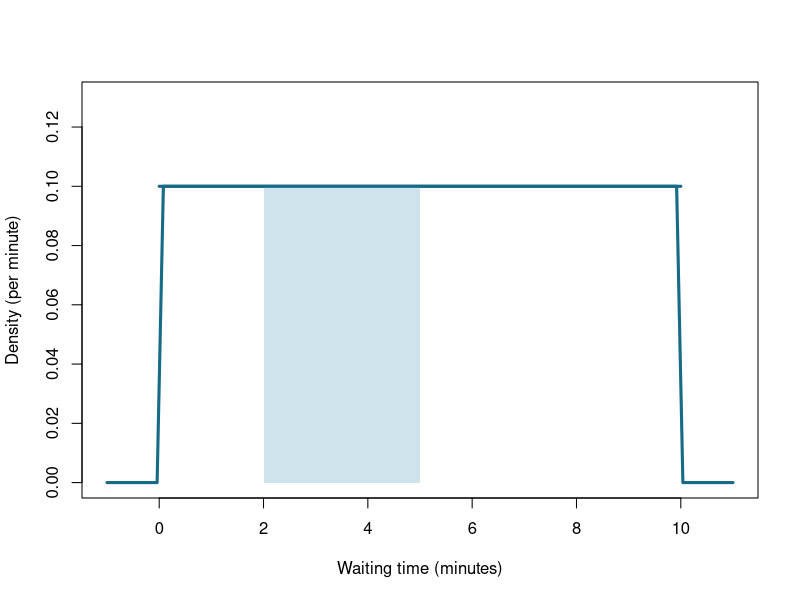
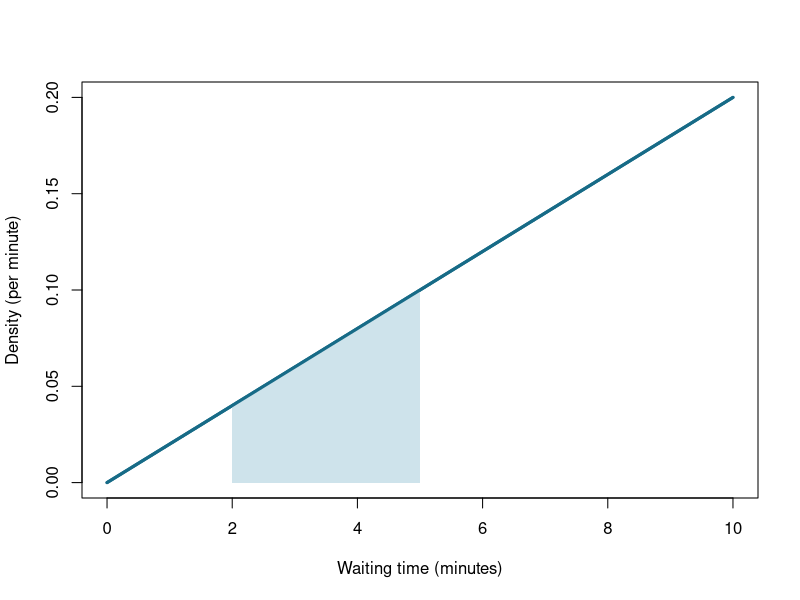
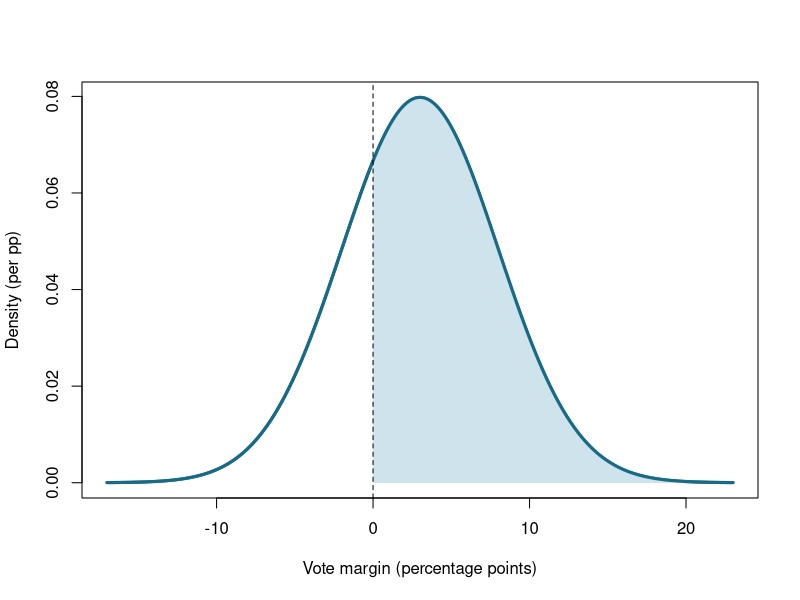
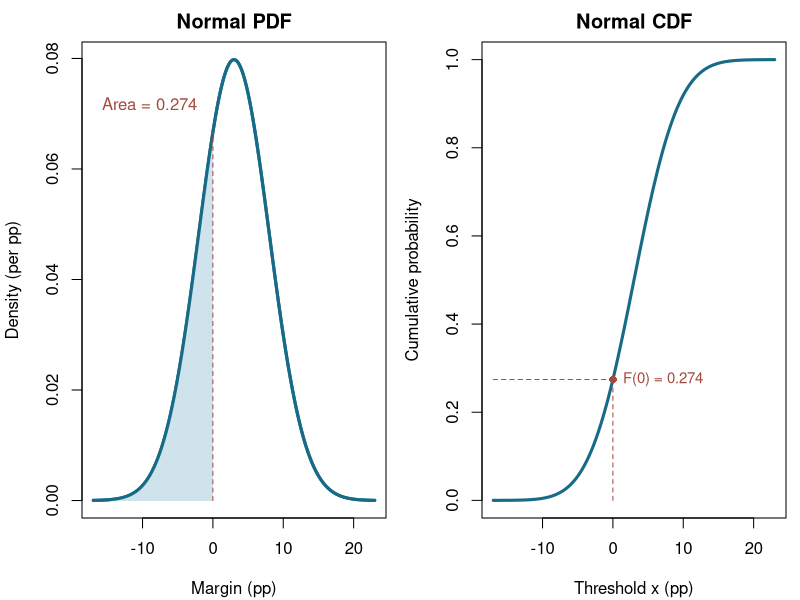
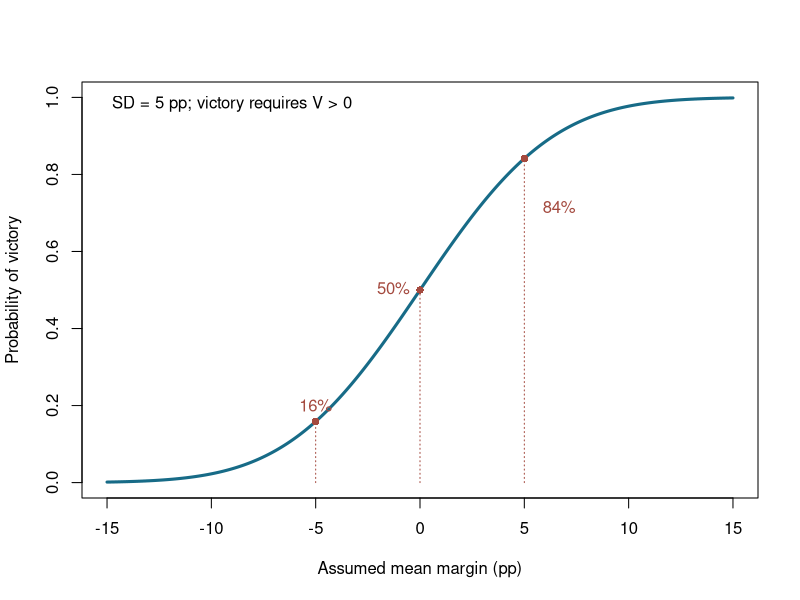
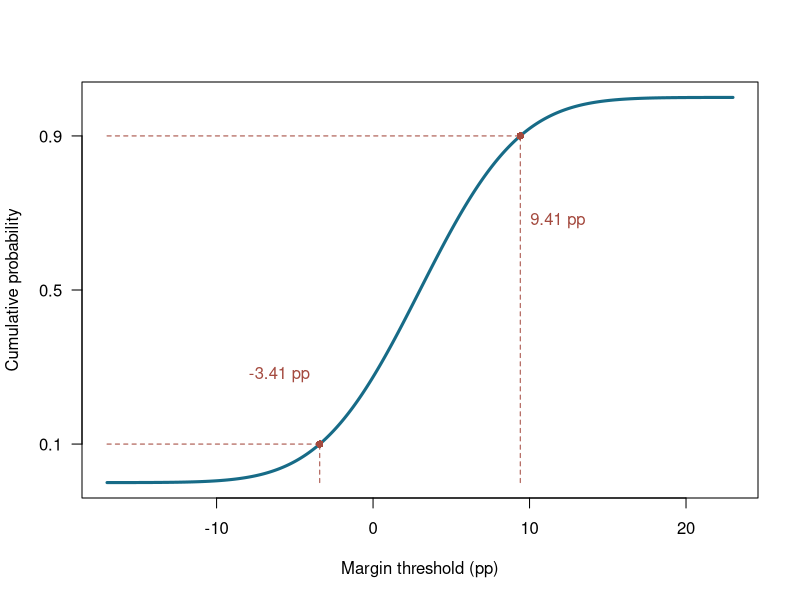
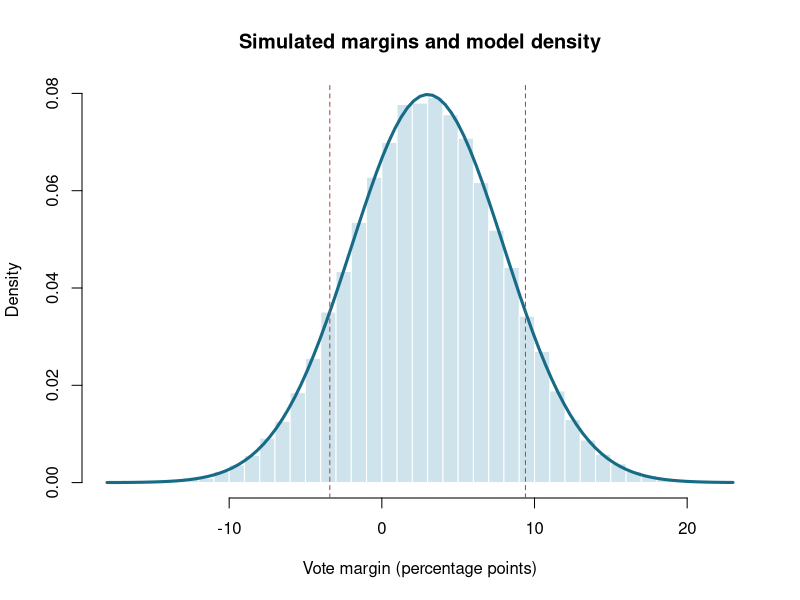
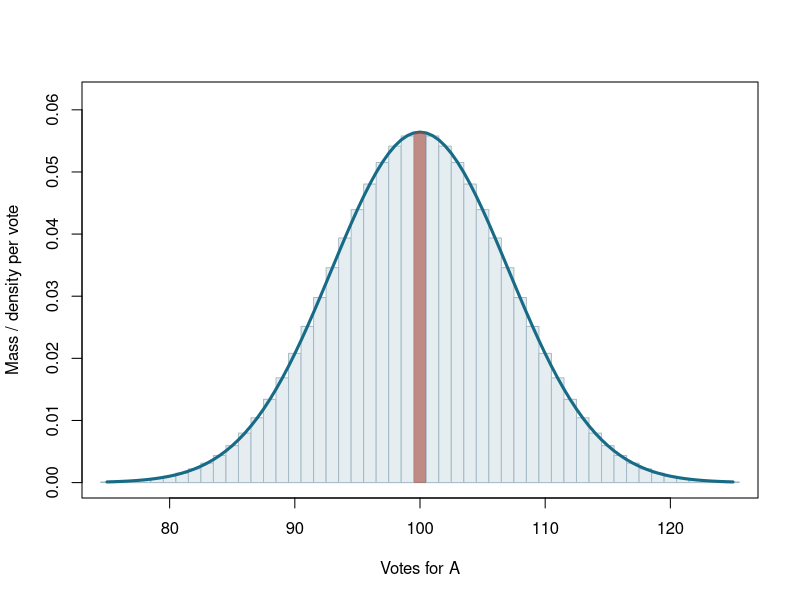

The R script that drew these images, in order:
## ---- chunk 1
#| label: demo-1-uniform
set.seed(93001)
n_sim <- 50000
waits <- runif(n_sim, min = 0, max = 10)
exact_interval <- punif(5, 0, 10) - punif(2, 0, 10)
data.frame(quantity = c("P(2 <= T <= 5)", "E[T]", "Var(T)"),
           exact = c(exact_interval, 5, 100 / 12),
           simulated = c(mean(waits >= 2 & waits <= 5),
                         mean(waits), var(waits)))
curve(dunif(x, 0, 10), from = -1, to = 11,
      ylim = c(0, .13), col = "#176B87", lwd = 3,
      xlab = "Waiting time (minutes)", ylab = "Density (per minute)")
rect(2, 0, 5, .1, col = "#CEE3EB", border = NA)
segments(0, .1, 10, .1, col = "#176B87", lwd = 3)
epsilon <- c(.5, .1, .01)
center <- 5
narrow_intervals <- data.frame(
  lower = center - epsilon,
  upper = center + epsilon,
  width = 2 * epsilon,
  probability = punif(center + epsilon, 0, 10) -
                punif(center - epsilon, 0, 10)
)
narrow_intervals$probability_per_minute <-
  narrow_intervals$probability / narrow_intervals$width
narrow_intervals
c(density_at_five = dunif(5, 0, 10),
  probability_at_or_below_five = punif(5, 0, 10))
## ---- chunk 2
#| label: demo-2-triangle
set.seed(93002)
n_sim <- 50000
waits <- 10 * sqrt(runif(n_sim))
exact_interval <- (5^2 - 2^2) / 100
trapezoid_area <- (5 - 2) * ((2 / 50) + (5 / 50)) / 2
data.frame(method = c("CDF difference", "Trapezoid area", "Simulation"),
           probability = c(exact_interval, trapezoid_area,
                           mean(waits >= 2 & waits <= 5)))
curve(x / 50, from = 0, to = 10, lwd = 3, col = "#176B87",
      xlab = "Waiting time (minutes)", ylab = "Density (per minute)")
polygon(c(2, 2, 5, 5), c(0, 2 / 50, 5 / 50, 0),
        col = "#CEE3EB", border = NA)
curve(x / 50, add = TRUE, lwd = 3, col = "#176B87")
## ---- chunk 3
#| label: demo-3-normal
mu <- 3
sigma <- 5
density_at_zero <- dnorm(0, mean = mu, sd = sigma)
p_win <- pnorm(0, mean = mu, sd = sigma, lower.tail = FALSE)
p_near <- pnorm(1, mu, sigma) - pnorm(-1, mu, sigma)
p_at_or_below_zero <- pnorm(0, mean = mu, sd = sigma)
data.frame(quantity = c("Density at zero (per pp)", "P(V > 0)",
                         "P(-1 <= V <= 1)"),
           value = c(density_at_zero, p_win, p_near))

epsilon <- c(.5, .1, .01)
near_tie <- data.frame(
  epsilon = epsilon,
  exact = pnorm(epsilon, mu, sigma) - pnorm(-epsilon, mu, sigma),
  rectangle = 2 * epsilon * density_at_zero
)
near_tie$probability_per_unit_width <- near_tie$exact / (2 * epsilon)
near_tie

x <- seq(mu - 4 * sigma, mu + 4 * sigma, length.out = 801)
plot(x, dnorm(x, mu, sigma), type = "l", col = "#176B87", lwd = 3,
     xlab = "Vote margin (percentage points)", ylab = "Density (per pp)")
z <- seq(0, max(x), length.out = 401)
polygon(c(0, z, max(z)), c(0, dnorm(z, mu, sigma), 0),
        col = "#CEE3EB", border = NA)
lines(x, dnorm(x, mu, sigma), col = "#176B87", lwd = 3)
abline(v = 0, lty = 2)

# The same lower-tail probability as PDF area and CDF height.
old_par <- par(no.readonly = TRUE)
par(mfrow = c(1, 2), mar = c(4.1, 4.1, 2.1, .7))
plot(x, dnorm(x, mu, sigma), type = "l", col = "#176B87", lwd = 3,
     xlab = "Margin (pp)", ylab = "Density (per pp)", main = "Normal PDF")
z <- seq(min(x), 0, length.out = 401)
polygon(c(min(z), z, 0), c(0, dnorm(z, mu, sigma), 0),
        col = "#CEE3EB", border = NA)
lines(x, dnorm(x, mu, sigma), col = "#176B87", lwd = 3)
segments(0, 0, 0, dnorm(0, mu, sigma), lty = 2, col = "#A44A3F")
text(mu - 2.4 * sigma, dnorm(mu, mu, sigma) * .9,
     sprintf("Area = %.3f", p_at_or_below_zero), col = "#A44A3F")
plot(x, pnorm(x, mu, sigma), type = "l", col = "#176B87", lwd = 3,
     ylim = c(0, 1), xlab = "Threshold x (pp)",
     ylab = "Cumulative probability", main = "Normal CDF")
segments(min(x), p_at_or_below_zero, 0, p_at_or_below_zero,
         lty = 2, col = "#A44A3F")
segments(0, 0, 0, p_at_or_below_zero, lty = 2, col = "#A44A3F")
points(0, p_at_or_below_zero, pch = 16, col = "#A44A3F")
text(0, p_at_or_below_zero, sprintf("F(0) = %.3f", p_at_or_below_zero),
     pos = 4, col = "#A44A3F", cex = .9)
par(old_par)

# Now vary the mean, keeping SD and the victory threshold fixed.
mean_grid <- seq(-15, 15, length.out = 601)
win_probability <- pnorm(0, mean = mean_grid, sd = sigma, lower.tail = FALSE)
selected_means <- c(-5, 0, 5)
selected_probabilities <- pnorm(selected_means / sigma)
data.frame(assumed_mean = selected_means,
           probability_of_victory = selected_probabilities)
plot(mean_grid, win_probability, type = "l", col = "#176B87", lwd = 3,
     ylim = c(0, 1), xlab = "Assumed mean margin (pp)",
     ylab = "Probability of victory")
segments(selected_means, 0, selected_means, selected_probabilities,
         lty = 3, col = "#A44A3F")
points(selected_means, selected_probabilities, pch = 16, col = "#A44A3F")
text(selected_means[1:2], selected_probabilities[1:2],
     sprintf("%.0f%%", 100 * selected_probabilities[1:2]),
     pos = c(3, 2), col = "#A44A3F")
text(selected_means[3] + .4, selected_probabilities[3] - .13,
     sprintf("%.0f%%", 100 * selected_probabilities[3]),
     pos = 4, col = "#A44A3F")
legend("topleft", sprintf("SD = %g pp; victory requires V > 0", sigma), bty = "n")
## ---- chunk 4
#| label: demo-4-quantiles
set.seed(93004)
n_sim <- 50000
mu <- 3
sigma <- 5
interval <- qnorm(c(.10, .90), mean = mu, sd = sigma)
margins <- rnorm(n_sim, mean = mu, sd = sigma)
data.frame(quantile = c(.10, .90), margin = interval,
           cdf_check = pnorm(interval, mu, sigma))
comparison <- data.frame(
  quantity = c("P(V > 0)", "P(-1 <= V <= 1)", "Mean", "Variance",
               "Inside central 80%"),
  exact = c(pnorm(0, mu, sigma, lower.tail = FALSE),
            pnorm(1, mu, sigma) - pnorm(-1, mu, sigma),
            mu, sigma^2, .8),
  simulated = c(mean(margins > 0), mean(margins >= -1 & margins <= 1),
                mean(margins), var(margins),
                mean(margins >= interval[1] & margins <= interval[2]))
)
comparison$absolute_difference <- abs(comparison$simulated - comparison$exact)
comparison
x <- seq(mu - 4 * sigma, mu + 4 * sigma, length.out = 801)
probabilities <- c(.10, .90)
plot(x, pnorm(x, mu, sigma), type = "l", col = "#176B87", lwd = 3,
     ylim = c(0, 1), xlab = "Margin threshold (pp)",
     ylab = "Cumulative probability", yaxt = "n")
axis(2, at = c(.1, .5, .9), las = 1)
segments(min(x), probabilities, interval, probabilities,
         lty = 2, col = "#A44A3F")
segments(interval, 0, interval, probabilities, lty = 2, col = "#A44A3F")
points(interval, probabilities, pch = 16, col = "#A44A3F")
text(interval, c(.28, .68), sprintf("%.2f pp", interval),
     pos = c(2, 4), col = "#A44A3F")

hist(margins, probability = TRUE, breaks = 50, col = "#CEE3EB",
     border = "white", main = "Simulated margins and model density",
     xlab = "Vote margin (percentage points)")
curve(dnorm(x, mu, sigma), add = TRUE, lwd = 3, col = "#176B87")
abline(v = interval, lty = 2, col = "#A44A3F")
## ---- chunk 5
#| label: demo-5-votes
set.seed(93005)
n_sim <- 50000
n_voters <- 200
p <- .5
mu_count <- n_voters * p
sd_count <- sqrt(n_voters * p * (1 - p))
tie_count <- n_voters / 2
counts <- rbinom(n_sim, size = n_voters, prob = p)

tie_exact <- dbinom(tie_count, n_voters, p)
tie_normal <- pnorm(tie_count + .5, mu_count, sd_count) -
              pnorm(tie_count - .5, mu_count, sd_count)
win_exact <- pbinom(tie_count, n_voters, p, lower.tail = FALSE)
win_normal <- pnorm(tie_count + .5, mu_count, sd_count, lower.tail = FALSE)
data.frame(event = c("Tie", "Strict victory"),
           binomial = c(tie_exact, win_exact),
           normal_with_correction = c(tie_normal, win_normal),
           simulated = c(mean(counts == tie_count), mean(counts > tie_count)))

k <- 75:125
plot(c(75, 125), c(0, .062), type = "n",
     xlab = "Votes for A", ylab = "Mass / density per vote")
rect(k - .5, 0, k + .5, dbinom(k, n_voters, p),
     col = "#E5EDF1", border = "#A6BBC7")
curve(dnorm(x, mu_count, sd_count), add = TRUE, lwd = 3, col = "#176B87")
z <- seq(tie_count - .5, tie_count + .5, length.out = 101)
polygon(c(min(z), z, max(z)), c(0, dnorm(z, mu_count, sd_count), 0),
        col = adjustcolor("#A44A3F", .6), border = NA)

# The same tie bin expressed in percentage-point margin units:
margin_mu <- 100 * (2 * p - 1)
margin_sd <- 200 * sd_count / n_voters
tie_from_margin <- pnorm(100 / n_voters, margin_mu, margin_sd) -
                   pnorm(-100 / n_voters, margin_mu, margin_sd)
c(tie_from_count_units = tie_normal, tie_from_margin_units = tie_from_margin)
## ---- chunk 6
#| label: demo-6-contract
set.seed(93006)
n_sim <- 50000
mu <- 3
sigma <- 5
prize <- 2
price <- 1.50
margins <- rnorm(n_sim, mu, sigma)
win <- margins > 0
payout <- ifelse(win, prize, 0)
profit <- payout - price
p_win <- pnorm(0, mu, sigma, lower.tail = FALSE)
pmf <- data.frame(profit = c(-price, prize - price),
                  probability = c(1 - p_win, p_win))
pmf
data.frame(
  quantity = c("Expected profit", "Profit variance", "P(positive profit)"),
  exact = c(prize * p_win - price, prize^2 * p_win * (1 - p_win), p_win),
  simulated = c(mean(profit), var(profit), mean(profit > 0))
)
c(break_even_price = prize * p_win)
## ---- chunk 7
#| label: demo-7-population
costs <- c(5, 15, 15, 45)
values <- sort(unique(costs))
counts <- as.numeric(table(factor(costs, levels = values)))
probability <- counts / length(costs)
cdf <- cumsum(probability)
data.frame(value = values, count = counts, probability = probability, cdf = cdf)
mu_cost <- sum(values * probability)
variance_cost <- sum((values - mu_cost)^2 * probability)
c(mean = mu_cost, population_variance = variance_cost,
  direct_variance = mean((costs - mean(costs))^2),
  R_sample_variance = var(costs))
plot(ecdf(costs), verticals = TRUE, do.points = TRUE,
     xlim = c(0, 50), col = "#176B87", lwd = 2,
     main = "CDF for the four-person population",
     xlab = "Payment threshold (points)", ylab = "Cumulative probability")
c(at_most_15 = mean(costs <= 15), below_15 = mean(costs < 15))
## ---- chunk 8
#| label: demo-8-payoffs
set.seed(93008)
n_sim <- 50000
costs <- c(5, 15, 15, 45)
budget <- 80
earnings <- function(cost, offer) ifelse(cost <= offer, budget - offer, 0)
y15 <- earnings(costs, 15)
y45 <- earnings(costs, 45)
comparison <- data.frame(
  offer = c(15, 45),
  payoff_against_mean = c(earnings(mean(costs), 15),
                          earnings(mean(costs), 45)),
  expected_payoff = c(mean(y15), mean(y45)),
  population_variance = c(mean((y15 - mean(y15))^2),
                          mean((y45 - mean(y45))^2)),
  probability_above_20 = c(mean(y15 > 20), mean(y45 > 20)),
  probability_above_50 = c(mean(y15 > 50), mean(y45 > 50))
)
comparison
plot(ecdf(y15), xlim = c(-5, 75), ylim = c(0, 1),
     verticals = TRUE, do.points = TRUE, col = "#176B87", lwd = 2,
     main = "Two payoff CDFs", xlab = "Earnings (points)",
     ylab = "Cumulative probability")
plot(ecdf(y45), add = TRUE, verticals = TRUE, do.points = TRUE,
     col = "#A44A3F", lty = 2, lwd = 2)
legend("topleft", c("Offer 15", "Offer 45"),
       col = c("#176B87", "#A44A3F"), lty = c(1, 2), lwd = 2, bty = "n")
partners <- sample(costs, size = n_sim, replace = TRUE)
data.frame(offer = c(15, 45), exact = c(mean(y15), mean(y45)),
           simulated = c(mean(earnings(partners, 15)),
                         mean(earnings(partners, 45))))
## ---- chunk 9
#| label: demo-9-loop
costs <- c(5, 15, 15, 45)
summarize_project <- function(costs, budget = 80) {
  result <- data.frame(offer = 0:budget, acceptance = NA_real_,
                       expected = NA_real_, variance = NA_real_)
  for (i in seq_len(nrow(result))) {
    offer <- result$offer[i]
    accepted <- costs <= offer
    payoff <- ifelse(accepted, budget - offer, 0)
    result$acceptance[i] <- mean(accepted)
    result$expected[i] <- mean(payoff)
    result$variance[i] <- mean((payoff - mean(payoff))^2)
  }
  result
}
offers <- summarize_project(costs)
offers[offers$offer %in% c(0, 5, 15, 25, 45, 80), ]
best <- abs(offers$expected - max(offers$expected)) < 1e-10
offers[best, ]
plot(offers$offer, offers$expected, type = "l",
     col = "#176B87", lwd = 2,
     xlab = "Offer (points)", ylab = "Expected earnings (points)")
